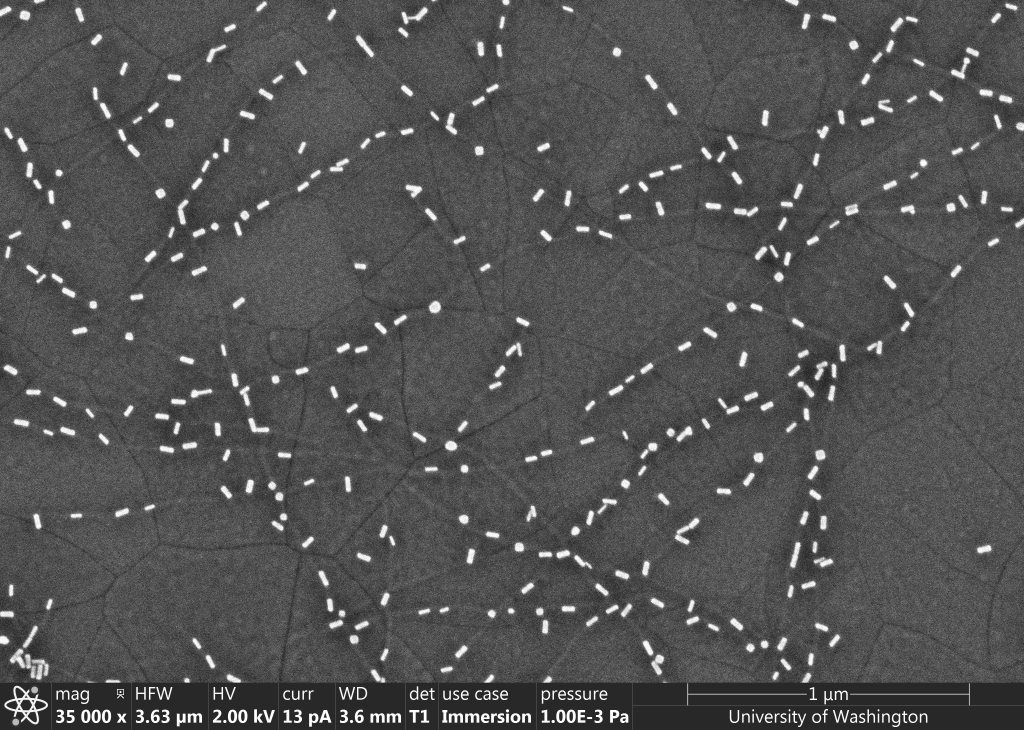
#> input picture example_images/sem_1.jpg, 3072 x 2188 px (shown at 1/3 size)
$ jupyter execute --allow-errors Partycool_main.ipynb
#> lines starting #> are read from the running program, lines starting #| are printed output that depends on the picture; after the words box and inside, x2 and y2 are one past the last pixel; in counts of white or black regions, pixels touching at a corner belong together
[cell 1]
import numpy as np
import cv2
import skimage
import math
from skimage import io
import matplotlib.pyplot as plt
from scipy.ndimage import gaussian_filter
from skimage.morphology import reconstruction
from scipy import stats
from statistics import mean
from collections import OrderedDict
import plotly.graph_objects as go
from plotly.subplots import make_subplots
import pandas as pd

#Optional modules
from skimage.feature import corner_harris, corner_subpix, corner_peaks
from skimage.transform import warp, AffineTransform

[cell 2]
#import watershed

[cell 3]
img = cv2.imread('../../example_images/sem_1.jpg',0)
#> img is the input picture: shape (2188, 3072); min 0, max 255, mean 83.3

[cell 4]
def boundary_detection(img, thres = 20):
        '''
        thres: threshold to distinguish the scale bar background with particle background by grey scale
        for now only work for SEM img, needs update if apply to different imgs
        scan from upper to bottom, also needs update if need scan from left to right

        img: input image in gray scale
        thres: threshold for contrast of distinguishing the boundary, i.e larger thres means higher contrast for boundary
        '''
        mode_list = []
        for line in range(len(img)):
            mode = stats.mode(img[line])
            mode_list.append(int(mode[0]))

            if line >= 1:
                mode_mean = mean(mode_list)
                if mode_mean - int(mode[0]) >= thres:
                    boundary = line
                    break

        return boundary

[cell 5]
def corner_detection(img, actual_len):
    """
    This function is used to find the length of each pixel in nm.
    The unit of the output length_each_pixel is nm

    img: input image in gray scale
    actual_len: real length in micrometer
    """
#> called with actual_len = 1

    def dilated_image(img,sigma=1):
        """
        filtering regional maxima to find bright features by
        using gaussian filter and reconstruction
        simga: standard deviation for Gaussian kernel
        """
        # Convert to float: Important for subtraction later which won't work with uint8
        img = gaussian_filter(img, sigma)
        seed = np.copy(img, sigma)
        seed[1:-1, 1:-1] = img.min()
        mask = img

        dilated = reconstruction(seed, mask, method='dilation')
        return dilated


    actual_len = actual_len*1000
    height = img.shape[0]
    width = img.shape[1]
    #find the bottom part of the SEM image. Here we used the return refunction
    ime = img[boundary_detection(dilated_image(img,1)): , : ]

    # find the smallest area of interest
    boundary_v = []
    thres = 100
    for i in range(ime.shape[1]):
        if ime[:,i][0] > thres:
            boundary_v.append(i)

    #determine the smaller one of the scale bar region
    ime = img[boundary_detection(dilated_image(img,1)): , boundary_v[-1]+10: ]

    boundary_h = []
    for i in range(ime.shape[0]):
        if ime[i,:][0] > thres:
            boundary_h.append(i)
    ime = img[boundary_detection(dilated_image(img,1)):boundary_detection(dilated_image(img,1))+boundary_h[0] , boundary_v[-1]+10: ]

    tform = AffineTransform()
    image = warp(ime,tform.inverse)
    coords = corner_peaks(corner_harris(image))
    coords_subpix = corner_subpix(image, coords)

    #get the length of the scale bar
    #length_scale_bar = abs(coords[0][1] - coords[1][1])

    scales = []
    threshold = 500
    for i in range(len(coords)):
        for j in range(len(coords)):
            if j <= i:
                continue
            else:
                if coords[i][0] == coords[j][0]:
                    scale = abs(coords[i][1] - coords[j][1])
                    if scale > threshold:
                        scales.append((coords[i][0],scale))
                    else:
                        continue
                else:
                    continue
    scalebar = []
    for i in range(len(scales)):
        n_count = 0
        for j in range(len(scales)):
            if scales[i][0] == scales[j][0]:
                n_count += 1
            else:
                continue
        if n_count == 1:
            scalebar.append(scales[i][1])
        else:
            continue

    for i in range(len(scalebar)):
        num = scalebar.count(scalebar[i])
        if num >= 2:
            final_scale = scalebar[i]
        else:
            continue

    #length of each pixel
    length_each_pixel = actual_len/final_scale

    # [11 lines of commented-out code are left out]
    return length_each_pixel

#> (a cell that did not finish here is left out)

[cell 7]
def img_pread(img, thres = 20, cut = True):
    '''
    Pretreatment for the picture to get a dilated and boundary cutted image

    img: input image in gray scale
    thres: threshold for contrast distinguishing the boundary
    cut: boolean value to set if the img be cutted
    '''
#> called with thres = 20, cut = True
    #Pretreatment for the boundary detection
    image = img
    image = gaussian_filter(image, 1)
    seed = np.copy(image)
    seed[1:-1, 1:-1] = image.min()
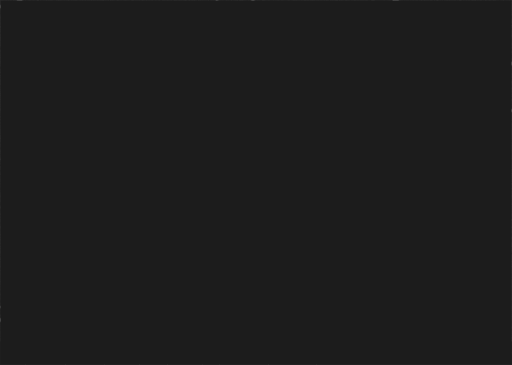
#> seed: shape (2188, 3072) (shown at 1/6 size); min 28, max 251, mean 28.1
    mask = image
    dilated = reconstruction(seed, mask, method='dilation')
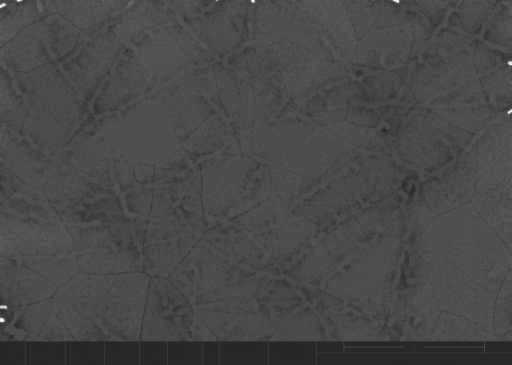
#> dilated: shape (2188, 3072) float64 (shown at 1/6 size); min 28, max 251, mean 72.9

    if cut == True:
        image = mask - dilated
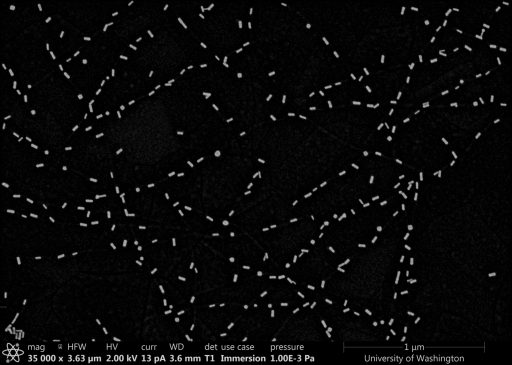
#> image: shape (2188, 3072) float64 (shown at 1/6 size); min 0, max 214, mean 9.4
        bound = boundary_detection(dilated)
#> the loop in boundary_detection, `for line in range(len(img)):` made 2049 passes
#> (mode, mode_mean) on passes 2 to 9: ((78, 128), 75), ((78, 136), 76), ((78, 141), 76.5), ((80, 145), 77.2), ((80, 166), 77.67), ((79, 158), 77.86), ((80, 156), 78.12), ((82, 170), 78.56)
#> after the loop in boundary_detection, `for line in range(len(img)):`: mode_list = 2049 values, max 84 at index 258, min 50 at index 2048, mean 79.11
#> bound = 2048
        img_c = image[:bound,:]
        img_c = img_c.astype(np.uint8)
    else:
        img_c = image

    return img_c

[cell 8]
img_filtered = img_pread(img)

[cell 9]
io.imshow(img_filtered)

[cell 10]
def peri_avg(contours):
    '''
    Assistant function for determine the average perimeter from all contours

    contours: contours from the image
    '''
    peri_c_tot = 0
    for c in contours:
        peri_c_tot += cv2.arcLength(c, True)
    peri_avg = peri_c_tot / len(contours)

    return peri_avg

[cell 11]
def contour_capture(img,
                    noise_factor = 0.25,
                    thresh_method = cv2.THRESH_BINARY,
                    area_thresh = 300):
    '''
    The function captures the contours from the given imgs
    Returns contours

    img: input image in gray scale
    noise_factor: factor used to set threshold for the threshold function
    thresh_method: please refer to cv2.threshold
    area_thresh: threshold to ignore noise contours
    '''
#> called with noise_factor = 0.25, thresh_method = 0, area_thresh = 300
    _, threshold = cv2.threshold(img, img.max() * noise_factor, img.max(), thresh_method)
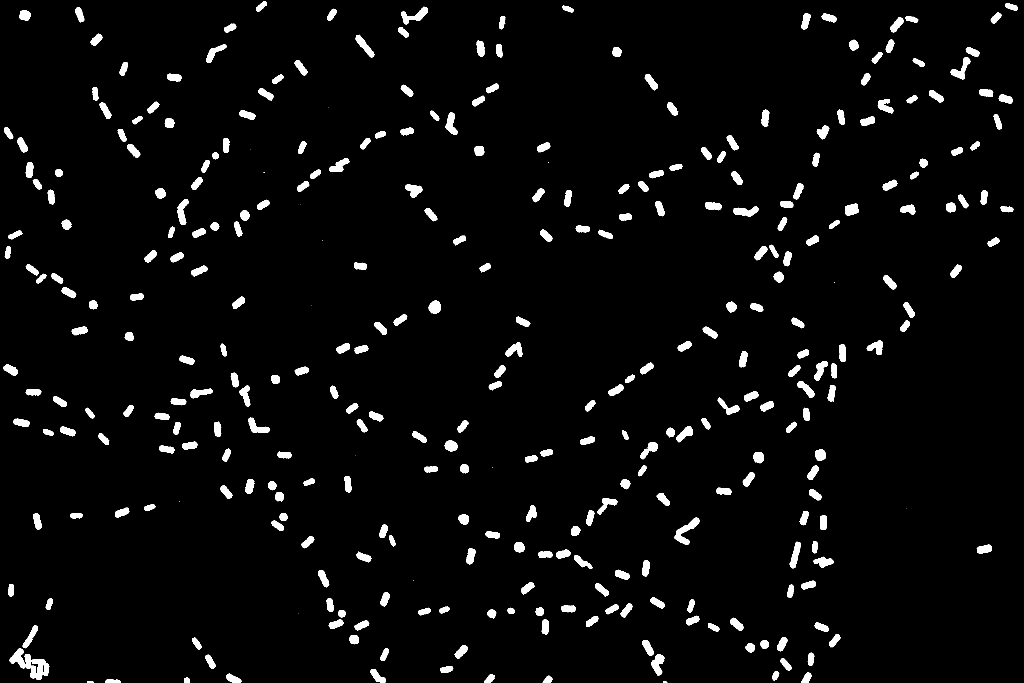
#> threshold: shape (2048, 3072) (shown at 1/3 size); values 0 (black) and 183 (white), 3.7% white; 341 white regions (20 under 20 px)
    contours, _=cv2.findContours(threshold, cv2.RETR_TREE, cv2.CHAIN_APPROX_SIMPLE)
#> contours = 342 contours, 20 with area under 20; largest, box (x1, y1, x2, y2) and area: (29, 1945, 148, 2040) 4466, (2024, 1553, 2099, 1635) 1968, (1204, 20, 1284, 73) 1544, (2852, 171, 2911, 240) 1360, (1953, 1963, 1993, 2027) 1348
    contours = [contour for contour in contours if cv2.contourArea(contour) >= area_thresh]
#> contours = 316 contours; largest, box (x1, y1, x2, y2) and area: (29, 1945, 148, 2040) 4466, (2024, 1553, 2099, 1635) 1968, (1204, 20, 1284, 73) 1544, (2852, 171, 2911, 240) 1360, (1953, 1963, 1993, 2027) 1348

    return contours

[cell 12]
contours = contour_capture(img_filtered)

[cell 13]
def shape_radar(contours, img, thresh_di = 1.09, thres_poly = 1.75):
    '''
    Takes input from contour_capture
    return a annotated img from setted threshold
    Model tunning is possible by using different predictions provided below

    contours: contours from the image
    img: dilated image from previous function
    '''
#> called with thresh_di = 1.09, thres_poly = 1.75

    #Create plot, copy the img and convert into color scale
    plt.figure(figsize=(20,16))
    dilated_c = img.copy()
    dilated_c = cv2.cvtColor(dilated_c,cv2.COLOR_GRAY2RGB)
    avg_c = peri_avg(contours)
#> the loop in peri_avg, `for c in contours:` made 316 passes
#> peri_c_tot on passes 1 to 3: 101.8, 181.4, 278.1
#> after the loop in peri_avg, `for c in contours:`: peri_c_tot = 37641.8
#> in peri_avg, `peri_avg = peri_c_tot / len(contours)`: peri_avg = 119.1
#> avg_c = 119.1

    for c in contours:
        rect = cv2.minAreaRect(c)
        box = cv2.boxPoints(rect)
        box = np.int0(box)

        #Optional predictors
        area = cv2.contourArea(c)
        len_c = round(cv2.arcLength(c, True), 1)
        r_area_len = round((area/len_c),1)
        r_peri = len_c / avg_c

        if r_peri <= thresh_di:
            cv2.drawContours(dilated_c, [box], 0, (255, 255, 255), 3)
        elif r_peri > thresh_di and r_peri <= thres_poly:
            if area > 900:
                cv2.putText(dilated_c, 'dimer', (c[0][0][0], c[0][0][1]), cv2.FONT_HERSHEY_SIMPLEX,1,(255, 0, 0), 3)
                cv2.drawContours(dilated_c, [box], 0, (255, 0, 0), 3)
            else:
                cv2.drawContours(dilated_c, [box], 0, (255, 255, 255), 3)
        elif r_peri > thres_poly:
            cv2.putText(dilated_c, 'polymer', (c[0][0][0], c[0][0][1]), cv2.FONT_HERSHEY_SIMPLEX,1,(0, 255, 0), 3)
            cv2.drawContours(dilated_c, [box], 0, (0, 255, 0), 3)
#> this loop made 316 passes
#> (rect, box, area, len_c, r_area_len, r_peri) on passes 1 to 3: (((338.5, 2042.5), (9, 45), -90), [[361, 2047], [316, 2047], [316, 2038], [361, 2038]], 339, 101.8, 3.3, 0.855), (((1643.8, 2041.3), (27.13, 19.82), -52.43), [[1643, 2058], [1627, 2045], [1644, 2024], [1659, 2036]], 364, 79.6, 4.6, 0.668), (((1469.3, 2037.5), (35.36, 18.72), -50.91), [[1465, 2057], [1450, 2045], [1473, 2017], [1487, 2029]], 453.5, 96.7, 4.7, 0.812)
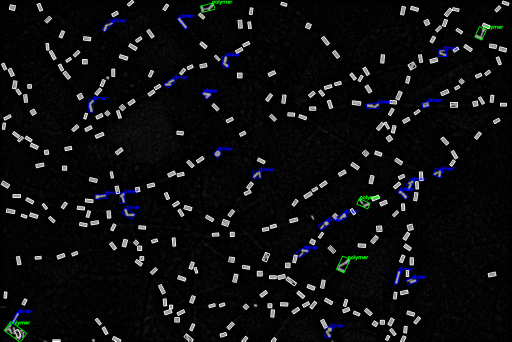
#> dilated_c: shape (2048, 3072, 3) (shown at 1/6 size); mean B, G, R 15.9, 14.6, 14.1

    return dilated_c

[cell 14]
img_shape = shape_radar(contours, img_filtered)

[cell 15]
plt.figure(figsize=(20,16))
io.imshow(img_shape)

# Adapted from partycool_my

## Plotly_trail: https://plot.ly/python/histograms/

[cell 16]
def partycool_summary(contours, convert_factor = 0, enable_poly = True, thresh_di = 1.09, thres_poly = 1.75, spherical= False ):
    '''
    returns a dataframe that summarized the particle information
    '''
#> called with convert_factor = 1.2, enable_poly = True, thresh_di = 1.09, thres_poly = 1.75, spherical = False

    if enable_poly == True:
        contours = contours
    elif enable_poly == False:
        avg_c = peri_avg(contours)
        contours = [contour for contour in contours if (cv2.arcLength(contour, True) / avg_c) <= thresh_di]


    loc_x = []
    loc_y = []
    aspect_r = []
    area_l = []
    arealen_r = []
    category_l = []
    cX_au=[]
    cY_au=[]
    height = []
    width = []
    com_arr = np.empty((0, 2))
    angles = []

    for c in contours:
        x,y,w,h = cv2.boundingRect(c)
        aspect_ratio = float(w)/h
        area = cv2.contourArea(c)
        avg_c = peri_avg(contours)
        len_c = round(cv2.arcLength(c, True), 1)
        r_peri = len_c / avg_c
        # center of mass of each particle
        M = cv2.moments(c)
        if M["m00"] != 0:
            cX = int(M["m10"] / M["m00"])
            cY= int(M["m01"] / M["m00"])
        else:
          # set values as what you need in the situation
            cX, cY = 1,1

        #particle arientation

        try:
            (com), _, angle = cv2.fitEllipse(c)
        except:
            continue
        com = np.array(com)
        com_arr = np.append(com_arr, [com], axis=0)
        angles.append(int(angle))


        category = ''

        if r_peri <= thresh_di:
            category = 'monomer'
        elif r_peri > thresh_di and r_peri <= thres_poly:
            if area > 900:
                category = 'dimer'
            else:
                category = 'monomer'
        elif r_peri > thres_poly:
            category = 'polymer'

        loc_x.append(x)
        loc_y.append(y)
        aspect_r.append(float('%.2g' % aspect_ratio))
        area_l.append(int(area))
        category_l.append(category)
        cX_au.append(cX)
        cY_au.append(cY)
        height.append(w)
        width.append(h)

    #aspact ratio correction
    aspect_ratio = []
    for i in range(len(aspect_r)):
        if aspect_r[i] < 1:
            aspect_ratio.append(1/aspect_r[i])
        else:
            aspect_ratio.append(aspect_r[i])
    #Radius calculation
    #Conversion part
    if convert_factor != 0:
        area_list = [int(a * (convert_factor ** 2)) for a in area_l]
        height_list = [int(a*convert_factor) for a in width]
        width_list = [int(a*convert_factor) for a in height]
        #Radius calculation
        r = [int(math.sqrt(a/math.pi)) for a in area_list]
    elif convert_factor == 0:
        area_list = [int(a) for a in area_l]
        height_list = [int(a) for a in width]
        width_list = [int(a) for a in height]
        r = [int(math.sqrt(a/math.pi)) for a in area_list]

    if spherical==True:
        result_dict = {'Cx' : cX_au,
                       'Cy' : cY_au,
                       'Area (nm\u00b2)' : area_list,
                       'Radius (nm)' : r,
                       'Category' : category_l}
    elif spherical==False:
          result_dict = {'Cx' : cX_au,
                         'Cy' : cY_au,
                         'Height (nm)' : width_list,
                         'Width (nm)' : height_list,
                         'Aspect Ratio' : aspect_ratio,
                         'Area (nm\u00b2)' : area_list,
                         'Angles (°)' :angles,
                         'Category' : category_l}
                     #change the 'Area (nm\u00b2)' to area_list

    result_df = pd.DataFrame.from_dict(result_dict)

    return result_df

[cell 17]
df = partycool_summary(contours, convert_factor = 1.2, enable_poly = True, thresh_di = 1.09, thres_poly = 1.75, spherical=False )

[cell 18]
df.head()
#> Out = table of 5 rows and 8 columns

[cell 19]
def partycool_plots(df, interactive = False):
    '''
    dataframe: df from partycool_summary
    interactive: define whether the plots be interactive
    '''
#> called with interactive = False
    if interactive == False:
        plt.rc('xtick', labelsize = 16)
        plt.rc('xtick.major', pad = 15)
        plt.rc('ytick', labelsize = 20)
        plt.rc('lines', lw = 2.2, markersize = 7.5)
        plt.rc('legend', fontsize = 16)
        plt.rc('axes', linewidth=2.2)

        data = [[df['Angles (°)'],df['Aspect Ratio']],[df['Height (nm)'],df['Width (nm)']]]
        bins = 40
        colors = [['purple','darkorange'], ['mediumturquoise', 'lightgreen']]
        xlabels = [['Angles (°)','Aspect Ratio'],['Height (nm)','Width (nm)',]]
        ylabel = 'Count'
        fig, ax = plt.subplots(2, 2, figsize=(16, 12))
        for i in range(2):
            for j in range(2):
                ax[i][j].hist(data[i][j], bins=bins, color=colors[i][j])
                ax[i][j].set_xlabel(xlabels[i][j], fontsize = 18)
                ax[i][j].set_ylabel(ylabel, fontsize = 18)
                ax[i][j].grid(True)
        plt.tight_layout()

    elif interactive == True:
        fig = make_subplots(rows=2, cols=2)
        subplot_titles = ['Area', 'Aspect Ratio', 'Height', 'Width']
        xaxis_title=['Angles','Aspect Ratio','Height (nm)', 'Width (nm)']
        yaxis_title='count'
        rows = 2
        cols = 2
        trace = [go.Histogram(x=df['Angles (°)'], marker_color='#800080',opacity=0.75),\
                 go.Histogram( x=df['Aspect Ratio'],opacity=0.75),\
                go.Histogram(x=df['Height (nm)'],opacity=0.75),go.Histogram(x=df['Width (nm)'],opacity=0.75)]

        for i, col in enumerate(subplot_titles):
            r = int(np.ceil(((i+1)/cols)))
            c = i%2+1
            fig.add_trace(trace[i], row=r, col=c)
            fig.update_xaxes(title_text=xaxis_title[i], row=r, col=c)
            fig.update_yaxes(title_text=yaxis_title, row=r, col=c)
            fig.update_layout(bargap=0.15,showlegend=False)
        fig.show()

    #pie chart
    count_mono = 0
    count_di = 0
    count_poly = 0
    for i in range(len(df['Category'])):
        if df['Category'][i] =='monomer':
            count_mono +=1
        elif df['Category'][i] =='dimer':
            count_di += 1
        elif df['Category'][i] =='polymer':
            count_poly += 1
    colors = ['gold', 'darkorange', 'lightgreen']
    fig = go.Figure(data=[go.Pie(labels=['Monomer','Dimer','Polymer'],
                                 values=[count_mono, count_di, count_poly],title='Categories')])
    fig.update_traces(hoverinfo='label+percent', textinfo='value', textfont_size=14,
                      marker=dict(colors=colors, line=dict(color='#000000', width=2)))
    fig.show()

    return

[cell 20]
partycool_plots(df, False)
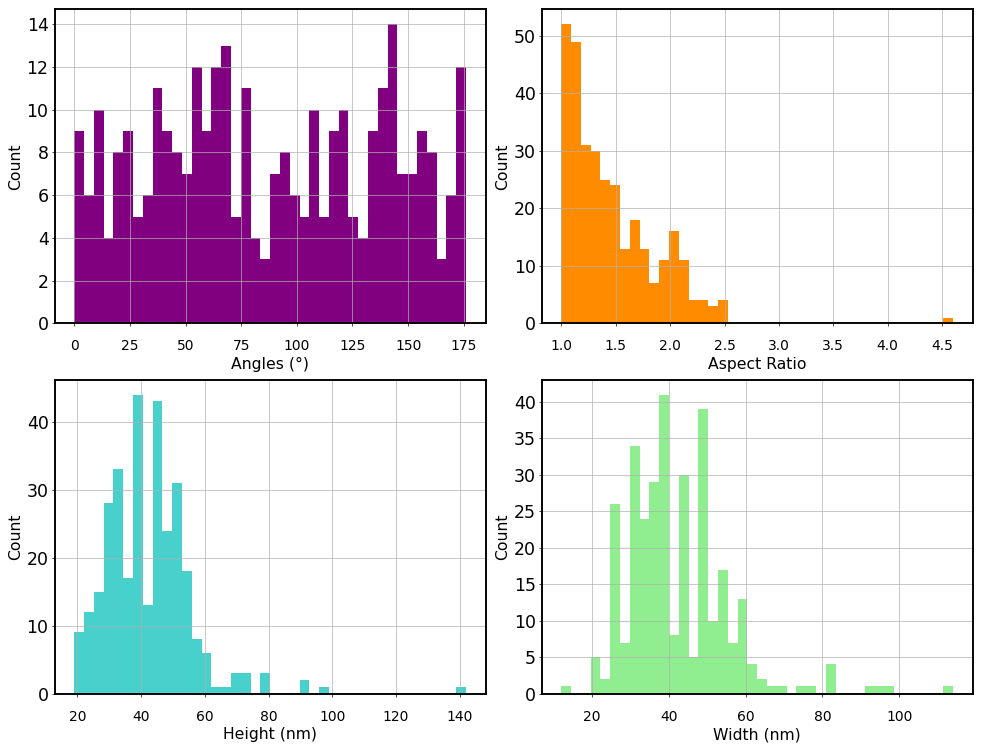
#> figure drawn by matplotlib, 4 panels; panel 1: tallest bar 14 high, from x = 140.8 to 145.2; panel 2: tallest bar 52 high, from x = 1 to 1.09; panel 3: tallest bar 44 high, from x = 37.45 to 40.53; panel 4: tallest bar 41 high, from x = 37.5 to 40.05

[cell 21]
partycool_plots(df, True)
